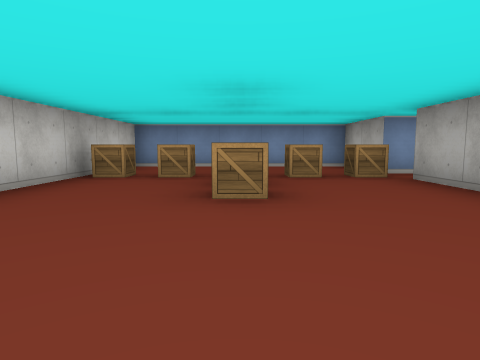
View 1 (above)

13 first-person views from a walk through a cub3D level. The camera is about half as high as the walls, tilts 6° down and sees 75° across. The floor is counted in squares. Each view is taken from the middle of a square. On the plan, view 1 faces up. The plan holds only what a view shows up to about 9 squares ahead; the rest is blank.

View 2
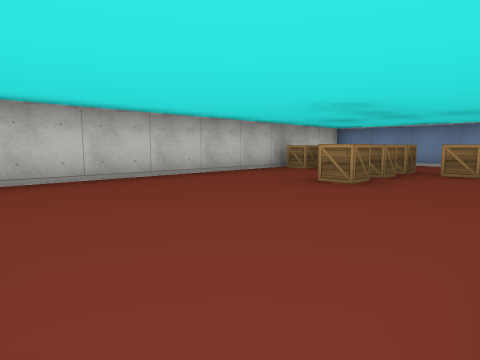

View 3
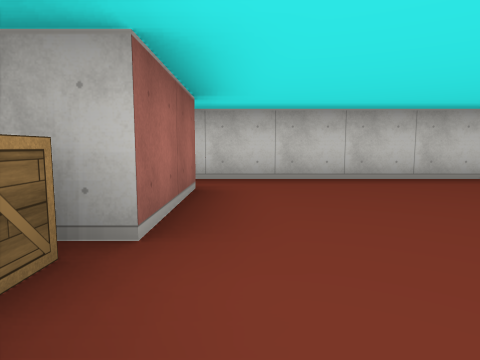

View 4
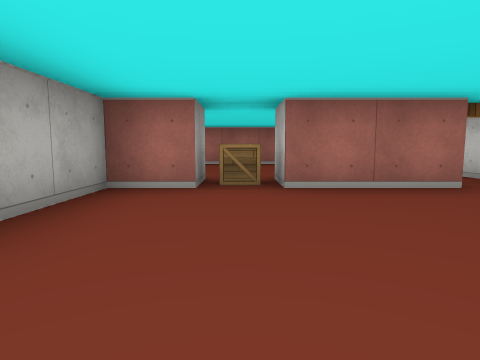

View 5
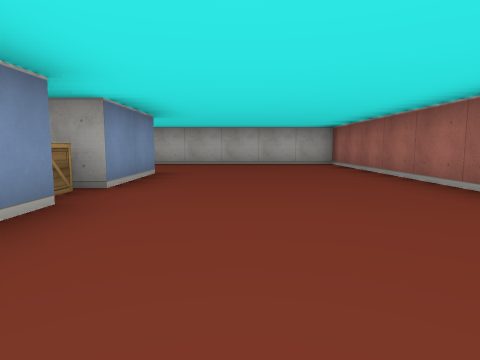

View 6
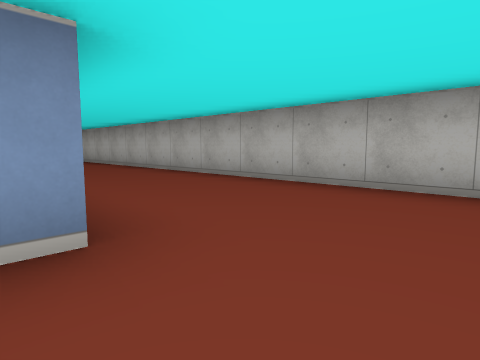

View 7
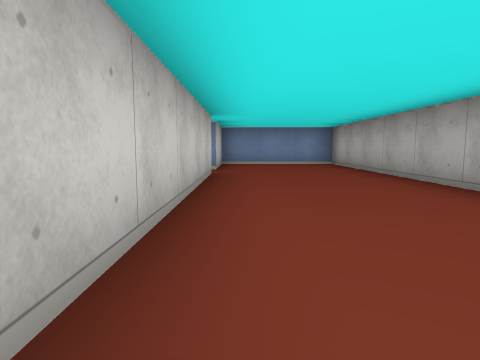

View 8
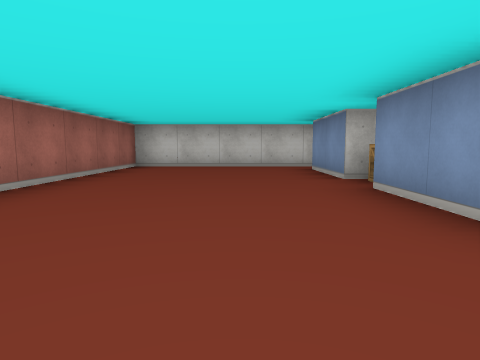

View 9
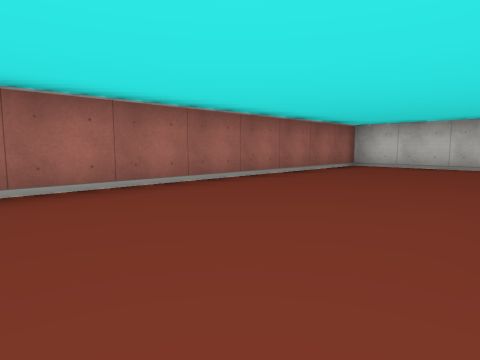

View 10
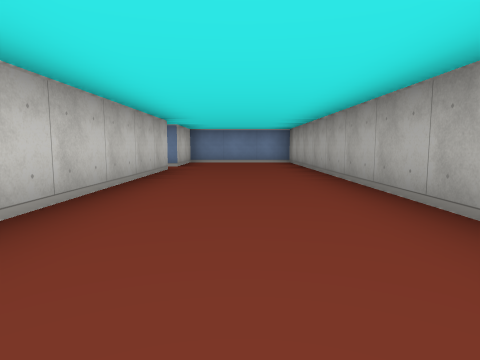

View 11
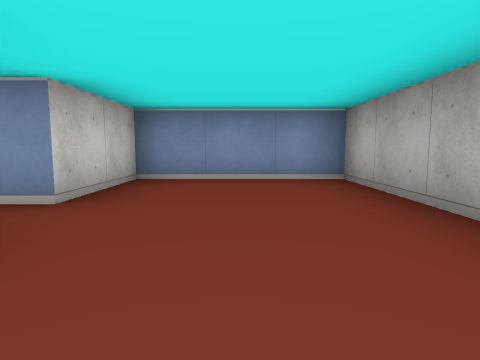

View 12
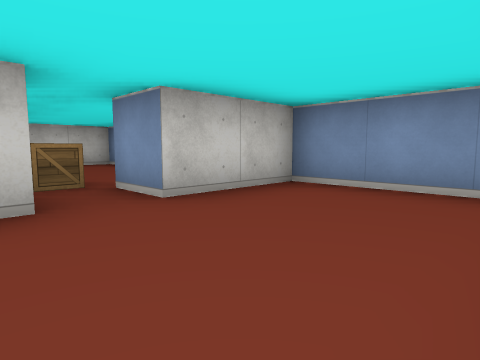

View 13
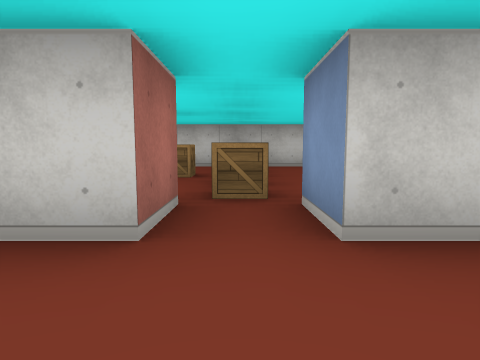

### Floor plan
Points are (right, up) in squares from view 1. A wall is a line through its corners. A room is listed if a view was taken in it or the views show most of it. See-through windows are left out.
Room 1 (views 1, 2, 3, 4)
walls: (2.5, 3.1) (2.5, 4.5) (3.5, 4.5); (-1.6, -1.5) (0.5, -1.5) (0.5, -2.5); (1.5, -2.5) (1.5, -1.5) (2.5, -1.5) (2.5, 0.1); (3.5, 5.5) (2.5, 5.5) (2.5, 7.5) (-2.5, 7.5) (-2.5, -2)
ways out: opening at (2.5, 5) to room 2; open door at (-2, -2) to room 2
objects: crate (-2, 5); crate (-1, 5); crate (0, 3); crate (0, 4); crate (0, 5); crate (1, -2); crate (1, 5); crate (2, 5)
Room 2 (views 5, 6, 7, 8, 9, 10, 11, 12, 13)
walls: (3.6, -2.5) (1.5, -2.5); (0.5, -2.5) (-1.5, -2.5); (3.5, 4.5) (3.5, -0.5); (-2.5, -2) (-2.5, -6.5) (6.5, -6.5) (6.5, 7.5) (3.5, 7.5) (3.5, 5.5)
ways out: opening at (2.5, 5) to room 1; open door at (-2, -2) to room 1

Where each view was taken, in squares from view 1:
view 1: 0 up, 0 right, facing up
view 2: 1 down, 2 right, facing up-left
view 3: 1 down, 2 right, facing left
view 4: 2 up, 1 right, facing down
view 5: 4 down, 2 left, facing right
view 6: 4 down, 3 right, facing up-right
view 7: 1 down, 4 right, facing up
view 8: 4 down, 5 right, facing left
view 9: 3 down, 5 right, facing down-left
view 10: 2 down, 5 right, facing up
view 11: 3 up, 5 right, facing up
view 12: 4 up, 6 right, facing up-left
view 13: 5 up, 5 right, facing left
